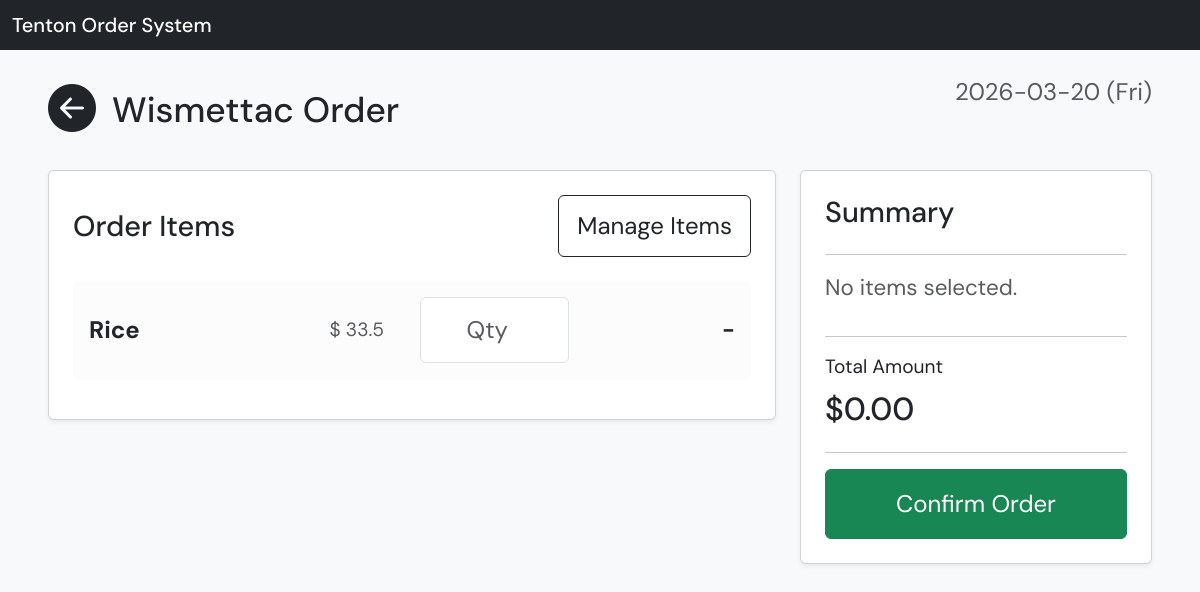
/vendors/2/order, run on the app's committed database.
### app/models.py (models this page shows)
class Vendor(Base):
    __tablename__ = "vendors"
    id: Mapped[int] = mapped_column(primary_key=True)
    name: Mapped[str] = mapped_column(String, nullable=False)
    phone: Mapped[str] = mapped_column(String, nullable=False)
    available_days: Mapped[str] = mapped_column(String, nullable=True)
    items = relationship("Item", back_populates="vendor", cascade="all, delete-orphan")

class Item(Base):
    __tablename__ = "items"
    id: Mapped[int] = mapped_column(primary_key=True)
    name: Mapped[str] = mapped_column(String, nullable=False)
    unit_price: Mapped[float | None] = mapped_column(Float, nullable=True)
    vendor_id: Mapped[int] = mapped_column(ForeignKey("vendors.id"), nullable=False)
    vendor = relationship("Vendor", back_populates="items")

### app/main.py (the view)
@app.get("/vendors/{vendor_id}/order", response_class=HTMLResponse)
def vendor_order(request: Request, vendor_id: int, db: Session = Depends(get_db)):
    vendor = get_vendor_by_id(db, vendor_id)
    if not vendor:
        return RedirectResponse(url="/vendors", status_code=303)
    items = get_items_by_vendor(db, vendor_id)
    today = datetime.today().strftime("%Y-%m-%d (%a)")
    return templates.TemplateResponse(
        "vendor_order.html",
        {
            "request": request,
            "vendor": vendor,
            "items": items,
            "today": today,
        },
    )

### app/templates/vendor_order.html (shortened to what this page needs)
{% extends "base.html" %}
{% block content %}
<div class="d-flex justify-content-between align-items-start mb-4 flex-wrap gap-3">
  <div class="d-flex align-items-center gap-3">
    <a href="/vendors" class="text-dark">
      <i class="bi bi-arrow-left-circle-fill" style="font-size: 3rem;"></i>
    </a>
    <h2 class="mb-0" style="font-size: 2.2rem;">
      {{ vendor.name }} Order
    </h2>
  </div>
  <div class="text-muted" style="font-size: 1.5rem;">
    {{ today }}
  </div>
</div>
<form method="post" action="/vendors/{{ vendor.id }}/order" id="orderForm">
  <div class="row g-4">
    <div class="col-12 col-lg-8">
      <div class="card p-4 mb-3 shadow-sm">
        <div class="d-flex justify-content-between align-items-center mb-4 flex-wrap gap-3">
          <h5 class="mb-0" style="font-size: 1.8rem;">Order Items</h5>
          <a href="/vendors/{{ vendor.id }}/items" class="btn btn-outline-dark" style="font-size: 1.5rem; padding: 12px 18px;">
            Manage Items
          </a>
        </div>
        {% if items %}
        {% for item in items %}
        <div class="card mb-3 border-0 bg-light-subtle item-row" data-price="{{ item.unit_price or 0 }}" data-name="{{ item.name }}">
          <div class="card-body p-3">
            <div class="row align-items-center g-3">
              <div class="col-12 col-md-4">
                <div class="fw-bold" style="font-size: 1.5rem;">
                  {{ item.name }}
                </div>
              </div>
              <div class="col-4 col-md-2">
                <div class="text-muted text-center" style="font-size: 1.2rem;">
                  {% if item.unit_price is not none %}
                  $
                  {{ item.unit_price }}
                  {% else %}
                  -
                  {% endif %}
                </div>
              </div>
              <div class="col-4 col-md-3">
                <input type="number" name="qty_{{ item.id }}" class="form-control item-qty text-center" placeholder="Qty" min="0" step="1" style="font-size: 1.5rem; padding: 14px;">
              </div>
              <div class="col-4 col-md-3 text-end">
                <span class="line-total fw-bold" style="font-size: 1.4rem;">-</span>
              </div>
            </div>
          </div>
        </div>
        {% endfor %}
        {% else %}
        <p class="text-muted mb-0" style="font-size: 1.2rem;">No items added for this vendor yet.</p>
        {% endif %}
      </div>
    </div>
    <div class="col-12 col-lg-4">
      <div class="card p-4 shadow-sm" style="position: sticky; top: 20px;">
        <h5 style="font-size: 1.8rem;">Summary</h5>
        <hr>
        <div id="orderSummaryList" class="mb-3" style="font-size: 1.4rem;">
        </div>
        <hr>
        <p class="mb-2" style="font-size: 1.2rem;">Total Amount</p>
        <h3 id="grandTotal" style="font-size: 2rem;">$0</h3>
        <hr>
        <button type="submit" class="btn btn-success w-100" style="font-size: 1.5rem; padding: 16px;">
          Confirm Order
        </button>
      </div>
    </div>
  </div>
</form>
{% endblock %}

### app/templates/base.html (style rules this page uses)
body { font-family: 'DM Sans', sans-serif; }

### data on the page
Vendor: name "Wismettac"
Item: name "Rice", unit_price "33.5"

### other printed values
{{ today }} "2026-03-20 (Fri)"
